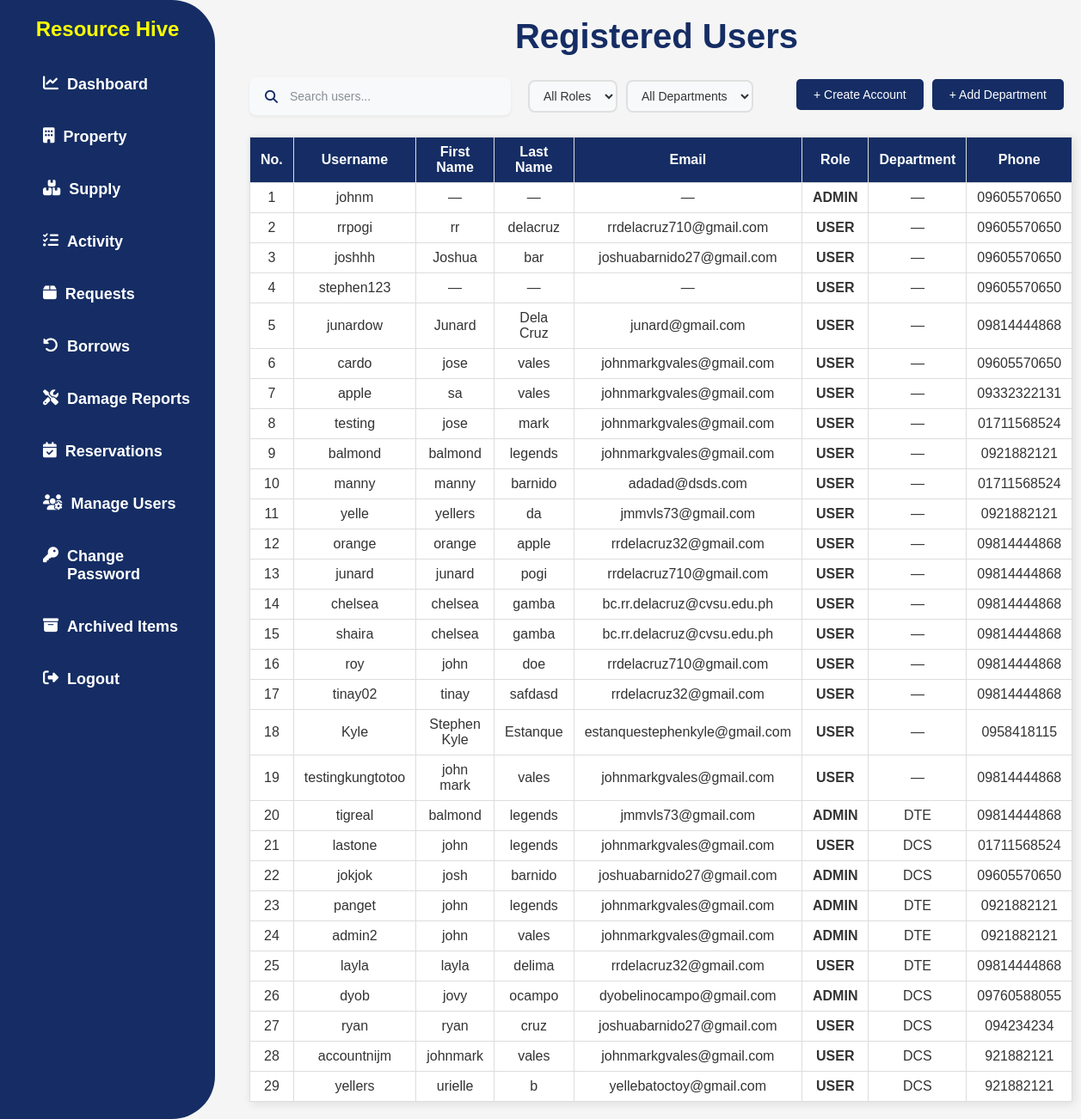
/manage-users/ (signed in), run on the app's committed database.
### app/models.py (models this page shows, shortened)
class UserProfile(models.Model):
    user = models.OneToOneField(User, on_delete=models.CASCADE)
    ROLE_CHOICES = [
        ('ADMIN', 'ADMIN'),
        ('USER', 'USER'),
    ]
    role = models.CharField(max_length=20, choices=ROLE_CHOICES)
    department = models.ForeignKey(Department, on_delete=models.SET_NULL, null=True, blank=True)
    phone = models.CharField(max_length=20, blank=True, null=True)

class Department(models.Model):
    name = models.CharField(max_length=100, unique=True)
    def __str__(self):
        return self.name

### app/views.py (the view)
# urls.py: path('manage-users/', UserProfileListView.as_view(), name='manage_users'),
class UserProfileListView(PermissionRequiredMixin, ListView):
    model = UserProfile
    template_name = 'app/manage_users.html'
    permission_required = 'app.view_admin_module'
    context_object_name = 'users'
    def get_context_data(self, **kwargs):
        context = super().get_context_data(**kwargs)
        context['form'] = UserRegistrationForm()
        context['departments'] = Department.objects.all()
        return context

### app/forms.py (shortened to what this page needs)
class UserRegistrationForm(forms.ModelForm):
    username = forms.CharField(max_length=150)
    first_name = forms.CharField(max_length=30)
    last_name = forms.CharField(max_length=30)
    email = forms.EmailField()
    password = forms.CharField(widget=forms.PasswordInput)
    role = forms.ChoiceField(choices=UserProfile.ROLE_CHOICES)
    department = forms.ModelChoiceField(
        queryset=Department.objects.all(),
        required=False,
        widget=forms.Select(attrs={'class': 'department-select form-control'})
    )
    phone = forms.CharField(required=False)
    class Meta:
        model = User
        fields = ['username', 'first_name', 'last_name', 'email']

### app/templates/app/manage_users.html (shortened to what this page needs)
{% load static %}
<!DOCTYPE html>
<html lang="en">
  <head>
    <link rel="stylesheet" href="{% static 'css/style.css' %}" />
    <link
      rel="stylesheet"
      href="https://cdnjs.cloudflare.com/ajax/libs/font-awesome/6.4.2/css/all.min.css"
    />
    <link
      href="https://cdn.jsdelivr.net/npm/select2@4.1.0-rc.0/dist/css/select2.min.css"
      rel="stylesheet"
    />
  </head>
  <body>
    {% include 'app/navbar.html' %}
    <div class="content">
      <h2 class="h2title">Registered Users</h2>
      <div class="top-controls">
        <div class="search-and-filters">
          <div class="search-container">
            <i class="fas fa-search search-icon"></i>
            <input type="text" id="searchInput" class="search-input" placeholder="Search users...">
          </div>
          <div class="filter-container">
            <select id="roleFilter" class="filter-select">
              <option value="">All Roles</option>
            </select>
            <select id="departmentFilter" class="filter-select">
              <option value="">All Departments</option>
            </select>
          </div>
        </div>
        <div class="button-container">
          <button id="openModalBtn" class="add-btn">+ Create Account</button>
          <button id="openDepartmentModalBtn" class="add-btn secondary">+ Add Department</button>
        </div>
      </div>
      <table border="1" class="searchable-table">
        <thead>
          <tr>
            <th>No.</th>
            <th>Username</th>
            <th>First Name</th>
            <th>Last Name</th>
            <th>Email</th>
            <th>Role</th>
            <th>Department</th>
            <th>Phone</th>
          </tr>
        </thead>
        <tbody>
          {% for profile in users %}
          <tr>
            <td>{{ forloop.counter }}</td>
            <td>{{ profile.user.username }}</td>
            <td>{{ profile.user.first_name|default:"—" }}</td>
            <td>{{ profile.user.last_name|default:"—" }}</td>
            <td>{{ profile.user.email|default:"—" }}</td>
            <td><strong>{{ profile.get_role_display }}</strong></td>
            <td>{{ profile.department.name|default:"—" }}</td>
            <td>{{ profile.phone|default:"—" }}</td>
          </tr>
          {% empty %}
          <tr>
            <td colspan="8">No users found.</td>
          </tr>
          {% endfor %}
        </tbody>
      </table>
    </div>
  </body>
</html>

### static/css/style.css (style rules this page uses)
body { font-family: Arial, sans-serif; margin: 0; padding: 0; background-color: whitesmoke; }
.content { margin-left: 270px; padding: 20px; }
.h2title { text-align: center; color: #152d64; font-size: 40px; margin-top: auto; margin-bottom: 0; }
table { width: 100%; border-collapse: collapse; background: white; box-shadow: 2px 2px 10px rgba(0, 0, 0, 0.1); }
th, td { padding: 8px 12px; text-align: center; border: 1px solid #ddd; }
th { background-color: #152d64; color: white; font-weight: bold; }
td { color: #333; }
.content { display: flex; flex-direction: column; gap: 5px; margin-top: 0; }
.add-btn { background-color: #152d64; color: white; padding: 10px 15px; border: none; border-radius: 6px; cursor: pointer; font-size: 16px; transition: background-color 0.3s ease; display: flex; justify-content: flex-start; align-items: center; margin-bottom: 5px; margin-right: auto; text-decoration: none; }

### app/templates/app/manage_users.html (style rules this page uses)
.button-container { display: flex; gap: 10px; margin-left: auto; }
.add-btn { background-color: #152d64; color: white; border: none; padding: 10px 20px; border-radius: 5px; cursor: pointer; font-size: 14px; transition: background-color 0.3s; white-space: nowrap; }
.add-btn.secondary { background-color: #152d64; }
.top-controls { display: flex; justify-content: space-between; align-items: center; margin: 20px 0; gap: 20px; }
.search-and-filters { display: flex; gap: 20px; align-items: center; }
.search-container { position: relative; width: 300px; background: #f8f9fa; border-radius: 8px; box-shadow: 0 2px 4px rgba(0, 0, 0, 0.05); transition: all 0.3s ease; border: 2px solid transparent; overflow: hidden; }
.filter-container { display: flex; gap: 10px; }
.search-icon { position: absolute; left: 16px; top: 50%; transform: translateY(-50%); color: #152d64; font-size: 15px; transition: color 0.3s ease; z-index: 1; }
.search-input { width: 100%; padding: 12px 16px 12px 45px; border: none; border-radius: 8px; font-size: 14px; background: transparent; transition: all 0.3s ease; }
.search-input::placeholder { color: #6c757d; opacity: 0.8; font-weight: 400; }
.filter-select { padding: 8px 12px; border: 2px solid #e0e0e0; border-radius: 8px; background-color: #f8f9fa; font-size: 14px; color: #333; cursor: pointer; transition: all 0.3s ease; }

### data on the page
UserProfile: user.username "johnm", user.first_name "—", user.last_name "—", user.email "—", role "ADMIN", department.name "—", phone "09605570650"
UserProfile: user.username "rrpogi", user.first_name "rr", user.last_name "delacruz", user.email "rrdelacruz710@gmail.com", role "USER", department.name "—", phone "09605570650"
UserProfile: user.username "joshhh", user.first_name "Joshua", user.last_name "bar", user.email "joshuabarnido27@gmail.com", role "USER", department.name "—", phone "09605570650"
UserProfile: user.username "stephen123", user.first_name "—", user.last_name "—", user.email "—", role "USER", department.name "—", phone "09605570650"
UserProfile: user.username "junardow", user.first_name "Junard", user.last_name "Dela Cruz", user.email "junard@gmail.com", role "USER", department.name "—", phone "09814444868"
UserProfile: user.username "cardo", user.first_name "jose", user.last_name "vales", user.email "johnmarkgvales@gmail.com", role "USER", department.name "—", phone "09605570650"
UserProfile: user.username "apple", user.first_name "sa", user.last_name "vales", user.email "johnmarkgvales@gmail.com", role "USER", department.name "—", phone "09332322131"
UserProfile: user.username "testing", user.first_name "jose", user.last_name "mark", user.email "johnmarkgvales@gmail.com", role "USER", department.name "—", phone "01711568524"
UserProfile: user.username "balmond", user.first_name "balmond", user.last_name "legends", user.email "johnmarkgvales@gmail.com", role "USER", department.name "—", phone "0921882121"
UserProfile: user.username "manny", user.first_name "manny", user.last_name "barnido", user.email "adadad@dsds.com", role "USER", department.name "—", phone "01711568524"
UserProfile: user.username "yelle", user.first_name "yellers", user.last_name "da", user.email "jmmvls73@gmail.com", role "USER", department.name "—", phone "0921882121"
UserProfile: user.username "orange", user.first_name "orange", user.last_name "apple", user.email "rrdelacruz32@gmail.com", role "USER", department.name "—", phone "09814444868"
UserProfile: user.username "junard", user.first_name "junard", user.last_name "pogi", user.email "rrdelacruz710@gmail.com", role "USER", department.name "—", phone "09814444868"
UserProfile: user.username "chelsea", user.first_name "chelsea", user.last_name "gamba", user.email "bc.rr.delacruz@cvsu.edu.ph", role "USER", department.name "—", phone "09814444868"
UserProfile: user.username "shaira", user.first_name "chelsea", user.last_name "gamba", user.email "bc.rr.delacruz@cvsu.edu.ph", role "USER", department.name "—", phone "09814444868"
UserProfile: user.username "roy", user.first_name "john", user.last_name "doe", user.email "rrdelacruz710@gmail.com", role "USER", department.name "—", phone "09814444868"
UserProfile: user.username "tinay02", user.first_name "tinay", user.last_name "safdasd", user.email "rrdelacruz32@gmail.com", role "USER", department.name "—", phone "09814444868"
UserProfile: user.username "Kyle", user.first_name "Stephen Kyle", user.last_name "Estanque", user.email "estanquestephenkyle@gmail.com", role "USER", department.name "—", phone "0958418115"
UserProfile: user.username "testingkungtotoo", user.first_name "john mark", user.last_name "vales", user.email "johnmarkgvales@gmail.com", role "USER", department.name "—", phone "09814444868"
UserProfile: user.username "tigreal", user.first_name "balmond", user.last_name "legends", user.email "jmmvls73@gmail.com", role "ADMIN", department.name "DTE", phone "09814444868"
UserProfile: user.username "lastone", user.first_name "john", user.last_name "legends", user.email "johnmarkgvales@gmail.com", role "USER", department.name "DCS", phone "01711568524"
UserProfile: user.username "jokjok", user.first_name "josh", user.last_name "barnido", user.email "joshuabarnido27@gmail.com", role "ADMIN", department.name "DCS", phone "09605570650"
UserProfile: user.username "panget", user.first_name "john", user.last_name "legends", user.email "johnmarkgvales@gmail.com", role "ADMIN", department.name "DTE", phone "0921882121"
UserProfile: user.username "admin2", user.first_name "john", user.last_name "vales", user.email "johnmarkgvales@gmail.com", role "ADMIN", department.name "DTE", phone "0921882121"
UserProfile: user.username "layla", user.first_name "layla", user.last_name "delima", user.email "rrdelacruz32@gmail.com", role "USER", department.name "DTE", phone "09814444868"
UserProfile: user.username "dyob", user.first_name "jovy", user.last_name "ocampo", user.email "dyobelinocampo@gmail.com", role "ADMIN", department.name "DCS", phone "09760588055"
UserProfile: user.username "ryan", user.first_name "ryan", user.last_name "cruz", user.email "joshuabarnido27@gmail.com", role "USER", department.name "DCS", phone "094234234"
UserProfile: user.username "accountnijm", user.first_name "johnmark", user.last_name "vales", user.email "johnmarkgvales@gmail.com", role "USER", department.name "DCS", phone "921882121"
UserProfile: user.username "yellers", user.first_name "urielle", user.last_name "b", user.email "yellebatoctoy@gmail.com", role "USER", department.name "DCS", phone "921882121"
